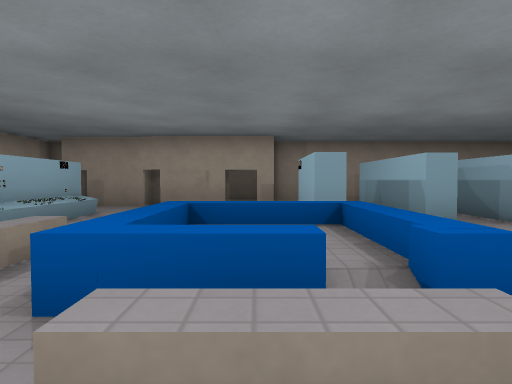
[1] (above)

22 first-person views from a walk through a 3-D level made in the Godot game engine. The camera is 1.5 m above the floor, tilts 2° down and sees 75° across. The floor is counted in squares, 2 m on a side. Each view is taken from the middle of a square. On the plan, view 1 faces up. The plan holds only what a view shows up to about 11 squares ahead; the rest is blank. Flat picture figures and markers are left out. Some surface patterns are stand-ins.

[2]
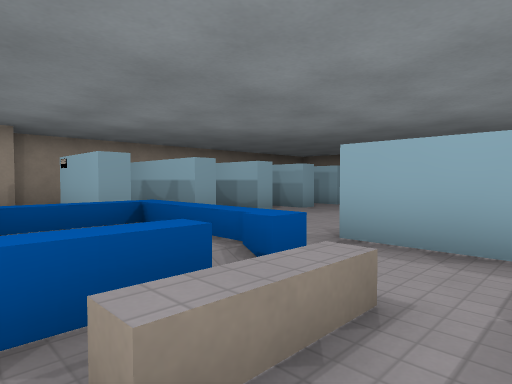

[3]
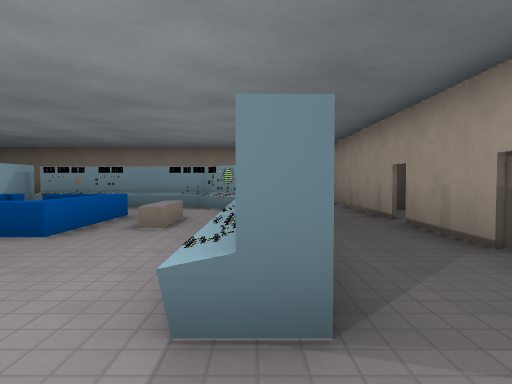

[4]
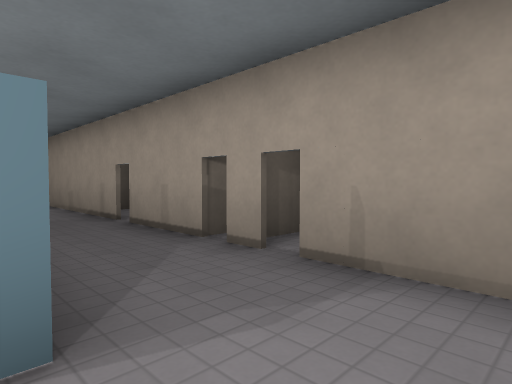

[5]
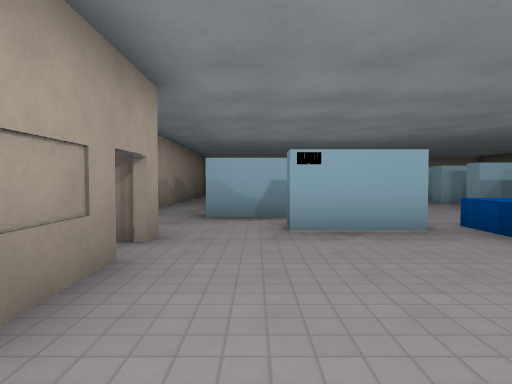

[6]
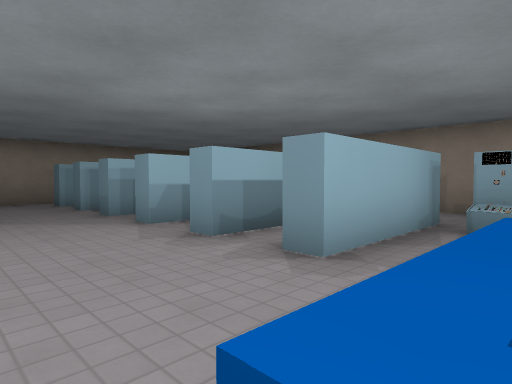

[7]
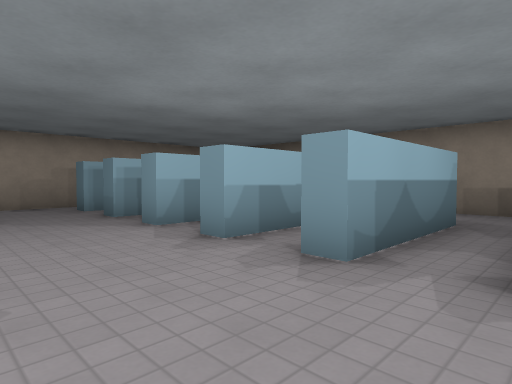

[8]
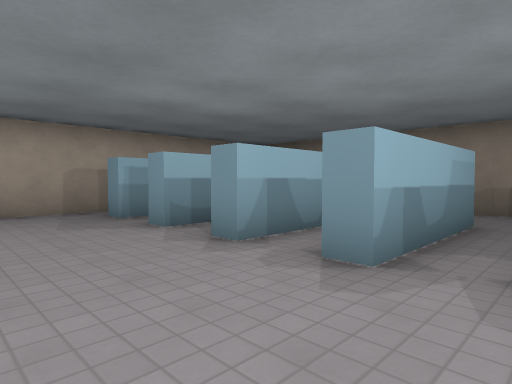

[9]
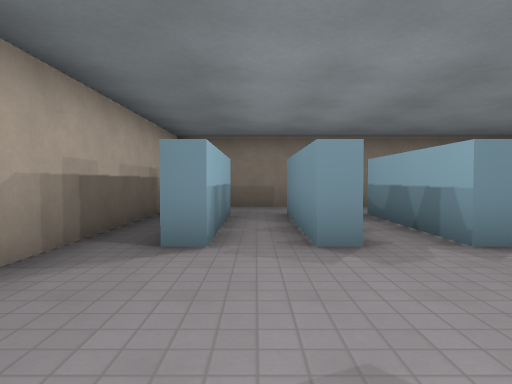

[10]
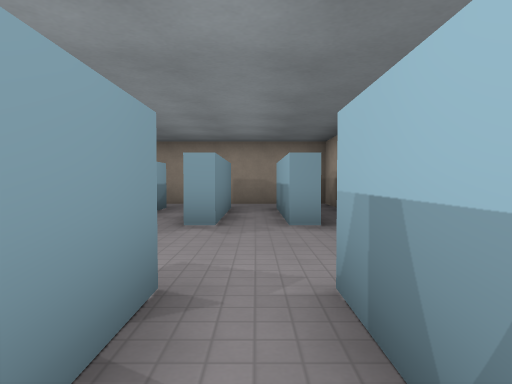

[11]
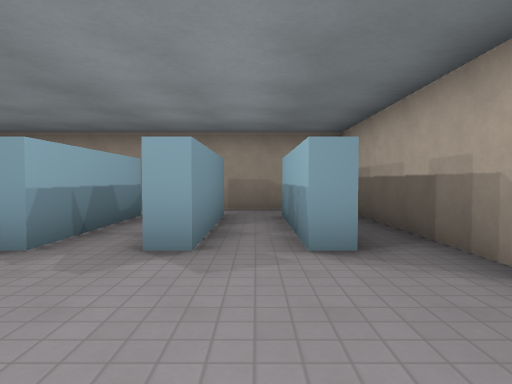

[12]
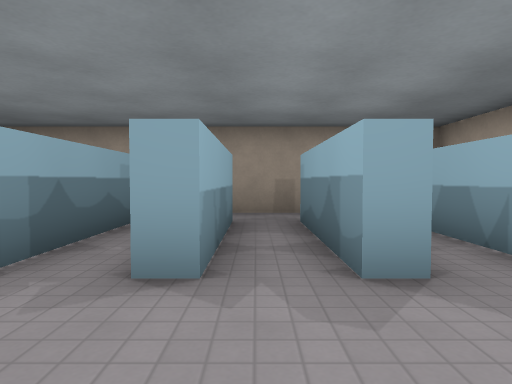

[13]
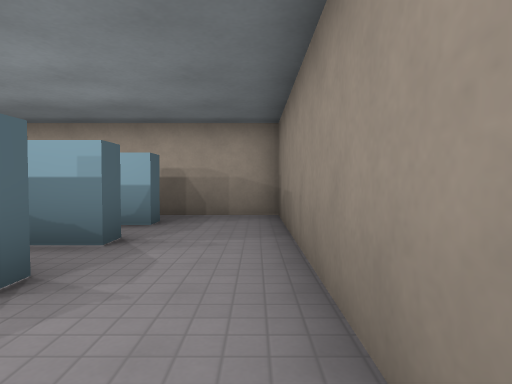

[14]
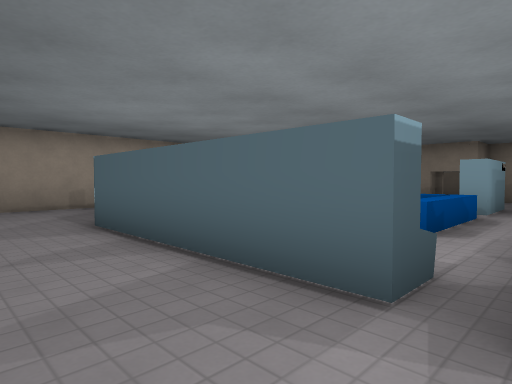

[15]
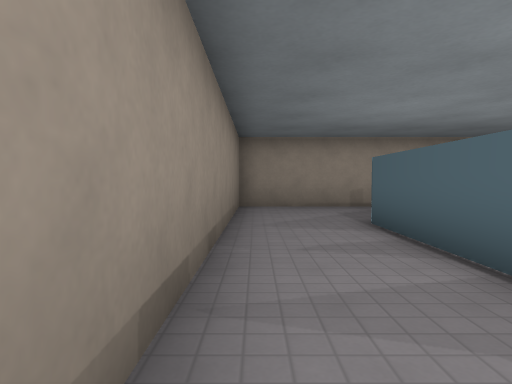

[16]
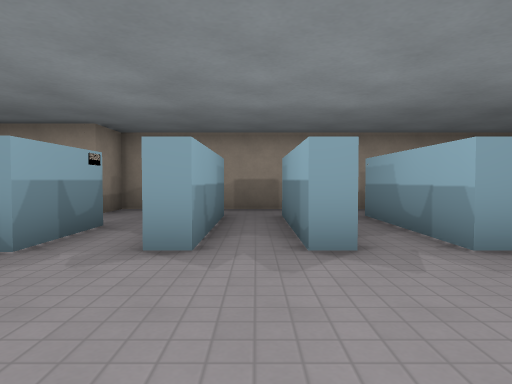

[17]
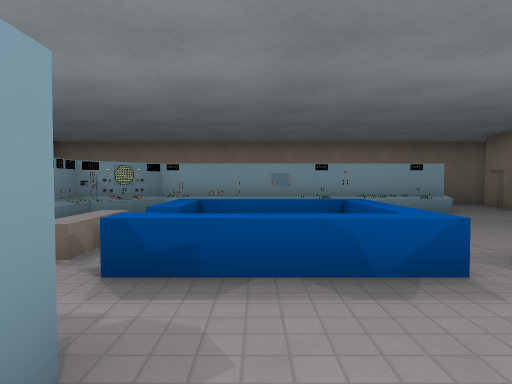

[18]
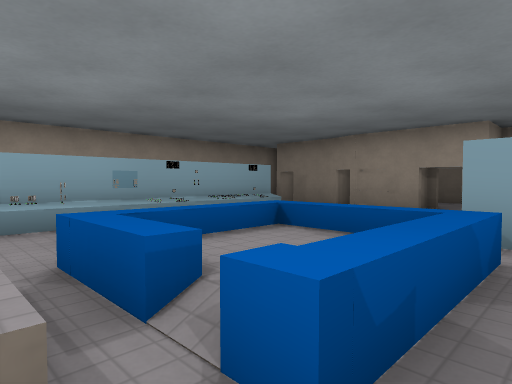

[19]
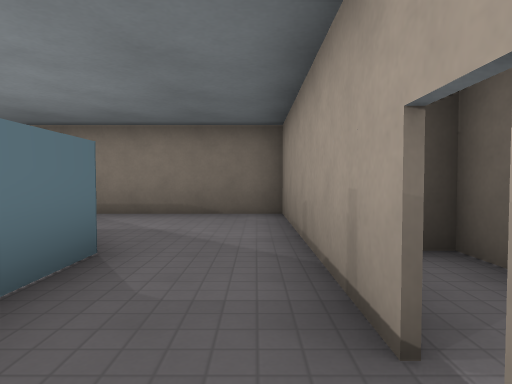

[20]
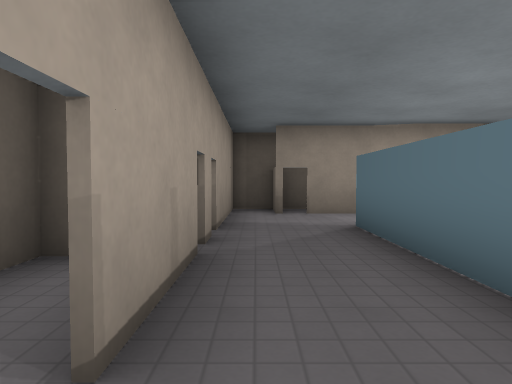

[21]
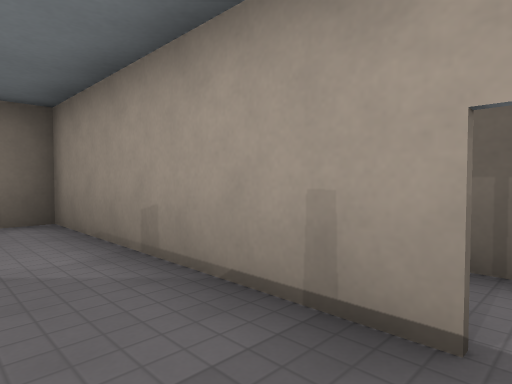

[22]
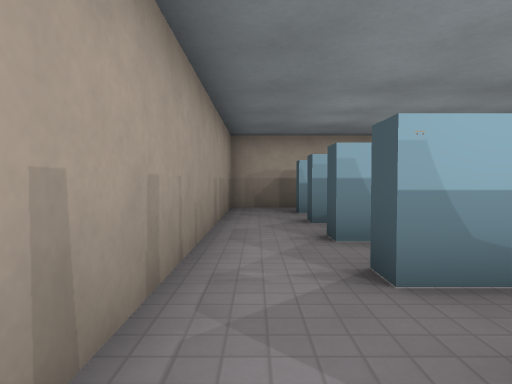

### Floor plan
Key: @ floor where view 1 was taken; # wall or solid block; x gap in a wall; . main floor; : floor 0.25 m higher than the main floor; ^ raised ledge; O other object.
Columns run from 9 left of view 1 to 14 right of it. Each row starts with its distance up from view 1.
 11   ####  ################
 10   #.### ##.............#
  9   #...###...#.#.##.#.#.#
  8   #.........#.#.##.#.#.#
  7   #..O....#.#.#.##.#.#.#
  6 ###.. ....#.#.#.##.#.#.#
  5 #.#.. .................#
  4 #.#.. ..^^^............#
  3 #....#.^^:^............#
  2 #.#.. ..^^^.#.#.##.#.#.#
  1 #.#.. ...^..#.#.##.#.#.#
  0 ###..# ..@..#.#.##.#.#.#
 -1   #...#####x#.#.##.#.#.#
 -2   #....................#
 -3   #....................#
 -4   ######################

Where each view was taken, in squares from view 1:
view 1: 0 up, 0 right, facing up
view 2: 0 up, 1 left, facing up-right
view 3: 9 up, 4 left, facing down
view 4: 9 up, 4 left, facing down-left
view 5: 8 up, 4 left, facing right
view 6: 5 up, 1 right, facing down-right
view 7: 5 up, 3 right, facing down-right
view 8: 5 up, 5 right, facing down-right
view 9: 6 up, 11 right, facing down
view 10: 0 up, 11 right, facing up
view 11: 2 up, 11 right, facing up
view 12: 3 up, 9 right, facing up
view 13: 3 down, 6 right, facing right
view 14: 3 down, 3 right, facing up-left
view 15: 3 down, 3 right, facing left
view 16: 2 up, 4 right, facing up
view 17: 3 up, 4 right, facing left
view 18: 1 up, 2 right, facing up-left
view 19: 4 up, 6 left, facing down
view 20: 2 up, 6 left, facing up
view 21: 3 up, 5 left, facing down-left
view 22: 10 up, 4 right, facing right
